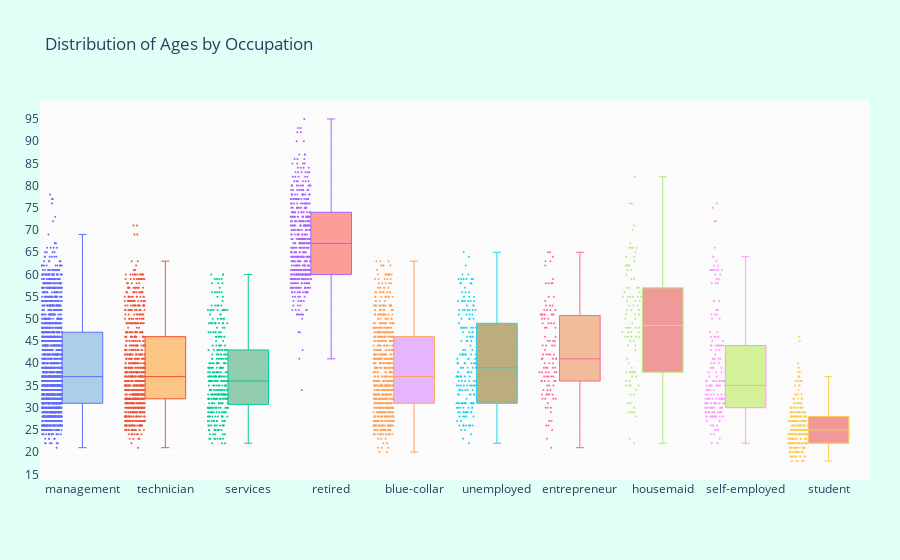

Notebook code for this chart:
### Code cell
# Now let's see which occupation tended to have more balance in their accounts

suscribed_df = df.loc[df["deposit"] == "yes"]

occupations = df["job"].unique().tolist()

# Get the balances by jobs
management = suscribed_df["age"].loc[suscribed_df["job"] == "management"].values
technician = suscribed_df["age"].loc[suscribed_df["job"] == "technician"].values
services = suscribed_df["age"].loc[suscribed_df["job"] == "services"].values
retired = suscribed_df["age"].loc[suscribed_df["job"] == "retired"].values
blue_collar = suscribed_df["age"].loc[suscribed_df["job"] == "blue-collar"].values
unemployed = suscribed_df["age"].loc[suscribed_df["job"] == "unemployed"].values
entrepreneur = suscribed_df["age"].loc[suscribed_df["job"] == "entrepreneur"].values
housemaid = suscribed_df["age"].loc[suscribed_df["job"] == "housemaid"].values
self_employed = suscribed_df["age"].loc[suscribed_df["job"] == "self-employed"].values
student = suscribed_df["age"].loc[suscribed_df["job"] == "student"].values


ages = [management, technician, services, retired, blue_collar, unemployed, 
         entrepreneur, housemaid, self_employed, student]

colors = ['rgba(93, 164, 214, 0.5)', 'rgba(255, 144, 14, 0.5)',
          'rgba(44, 160, 101, 0.5)', 'rgba(255, 65, 54, 0.5)', 
          'rgba(207, 114, 255, 0.5)', 'rgba(127, 96, 0, 0.5)',
         'rgba(229, 126, 56, 0.5)', 'rgba(229, 56, 56, 0.5)',
         'rgba(174, 229, 56, 0.5)', 'rgba(229, 56, 56, 0.5)']

traces = []

for xd, yd, cls in zip(occupations, ages, colors):
        traces.append(go.Box(
            y=yd,
            name=xd,
            boxpoints='all',
            jitter=0.5,
            whiskerwidth=0.2,
            fillcolor=cls,
            marker=dict(
                size=2,
            ),
            line=dict(width=1),
        ))

layout = go.Layout(
    title='Distribution of Ages by Occupation',
    yaxis=dict(
        autorange=True,
        showgrid=True,
        zeroline=True,
        dtick=5,
        gridcolor='rgb(255, 255, 255)',
        gridwidth=1,
        zerolinecolor='rgb(255, 255, 255)',
        zerolinewidth=2,
    ),
    margin=dict(
        l=40,
        r=30,
        b=80,
        t=100,
    ),
    paper_bgcolor='rgb(224,255,246)',
    plot_bgcolor='rgb(251,251,251)',
    showlegend=False
)

fig = go.Figure(data=traces, layout=layout)
iplot(fig)

### Figure 1 — Plotly figure (JSON) as saved in the notebook; plotly's stock layout.template omitted (floating-point values rounded to 4 significant figures; data arrays with more than 128 entries replaced by an {"elided": "..."} marker saying what was removed)
{"data": [{"boxpoints": "all", "fillcolor": "rgba(93, 164, 214, 0.5)", "jitter": 0.5, "line": {"width": 1}, "marker": {"size": 2}, "name": "management", "type": "box", "whiskerwidth": 0.2, "y": {"elided": "1829 int values"}}, {"boxpoints": "all", "fillcolor": "rgba(255, 144, 14, 0.5)", "jitter": 0.5, "line": {"width": 1}, "marker": {"size": 2}, "name": "technician", "type": "box", "whiskerwidth": 0.2, "y": {"elided": "790 int values"}}, {"boxpoints": "all", "fillcolor": "rgba(44, 160, 101, 0.5)", "jitter": 0.5, "line": {"width": 1}, "marker": {"size": 2}, "name": "services", "type": "box", "whiskerwidth": 0.2, "y": {"elided": "345 int values"}}, {"boxpoints": "all", "fillcolor": "rgba(255, 65, 54, 0.5)", "jitter": 0.5, "line": {"width": 1}, "marker": {"size": 2}, "name": "retired", "type": "box", "whiskerwidth": 0.2, "y": {"elided": "490 int values"}}, {"boxpoints": "all", "fillcolor": "rgba(207, 114, 255, 0.5)", "jitter": 0.5, "line": {"width": 1}, "marker": {"size": 2}, "name": "blue-collar", "type": "box", "whiskerwidth": 0.2, "y": {"elided": "677 int values"}}, {"boxpoints": "all", "fillcolor": "rgba(127, 96, 0, 0.5)", "jitter": 0.5, "line": {"width": 1}, "marker": {"size": 2}, "name": "unemployed", "type": "box", "whiskerwidth": 0.2, "y": {"elided": "190 int values"}}, {"boxpoints": "all", "fillcolor": "rgba(229, 126, 56, 0.5)", "jitter": 0.5, "line": {"width": 1}, "marker": {"size": 2}, "name": "entrepreneur", "type": "box", "whiskerwidth": 0.2, "y": [23, 45, 51, 53, 58, 42, 42, 36, 41, 36, 33, 52, 33, 45, 35, 34, 30, 51, 46, 27, 40, 43, 35, 50, 41, 38, 49, 50, 42, 48, 44, 46, 51, 27, 45, 37, 39, 51, 30, 45, 38, 52, 41, 33, 30, 26, 26, 48, 34, 51, 32, 36, 54, 52, 32, 51, 49, 35, 34, 58, 39, 39, 37, 38, 37, 55, 38, 36, 52, 37, 42, 44, 55, 39, 25, 53, 51, 64, 53, 33, 65, 32, 63, 21, 38, 65, 33, 40, 40, 63, 44, 38, 49, 36, 36, 32, 48, 41, 58, 59, 31, 49, 42, 39, 29, 50, 41, 62, 44, 37, 58]}, {"boxpoints": "all", "fillcolor": "rgba(229, 56, 56, 0.5)", "jitter": 0.5, "line": {"width": 1}, "marker": {"size": 2}, "name": "housemaid", "type": "box", "whiskerwidth": 0.2, "y": [52, 53, 56, 41, 57, 47, 55, 35, 52, 46, 55, 39, 48, 53, 46, 44, 59, 55, 51, 59, 57, 34, 33, 48, 62, 65, 33, 62, 76, 51, 23, 38, 47, 43, 35, 36, 38, 35, 49, 70, 45, 48, 63, 50, 52, 66, 76, 53, 38, 57, 71, 46, 66, 38, 64, 29, 48, 38, 56, 55, 29, 46, 66, 55, 82, 48, 48, 29, 67, 61, 61, 31, 47, 66, 45, 54, 55, 60, 28, 62, 47, 31, 50, 40, 54, 54, 46, 29, 64, 30, 62, 36, 37, 57, 37, 51, 44, 22, 35, 38]}, {"boxpoints": "all", "fillcolor": "rgba(174, 229, 56, 0.5)", "jitter": 0.5, "line": {"width": 1}, "marker": {"size": 2}, "name": "self-employed", "type": "box", "whiskerwidth": 0.2, "y": {"elided": "177 int values"}}, {"boxpoints": "all", "fillcolor": "rgba(229, 56, 56, 0.5)", "jitter": 0.5, "line": {"width": 1}, "marker": {"size": 2}, "name": "student", "type": "box", "whiskerwidth": 0.2, "y": {"elided": "258 int values"}}], "layout": {"autosize": true, "margin": {"b": 80, "l": 40, "r": 30, "t": 100}, "paper_bgcolor": "rgb(224,255,246)", "plot_bgcolor": "rgb(251,251,251)", "showlegend": false, "title": {"text": "Distribution of Ages by Occupation"}, "xaxis": {"autorange": true, "range": [-0.5097, 9.5], "type": "category"}, "yaxis": {"autorange": true, "dtick": 5, "gridcolor": "rgb(255, 255, 255)", "gridwidth": 1, "range": [13.72, 99.28], "showgrid": true, "type": "linear", "zeroline": true, "zerolinecolor": "rgb(255, 255, 255)", "zerolinewidth": 2}}}
